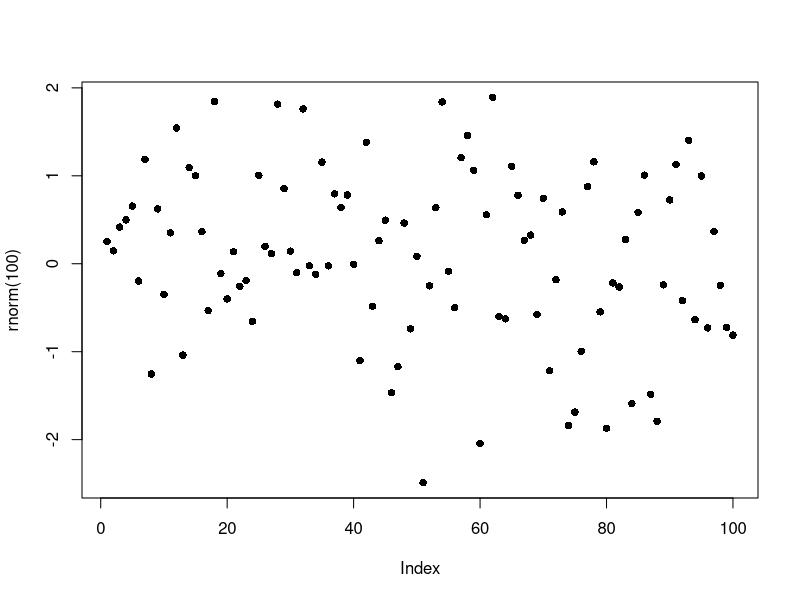

Here is the R script that generated this plot:
## ---- chunk 1
knitr::opts_chunk$set(echo = TRUE)
## ---- chunk 2
plot(rnorm(100), pch = 16)
